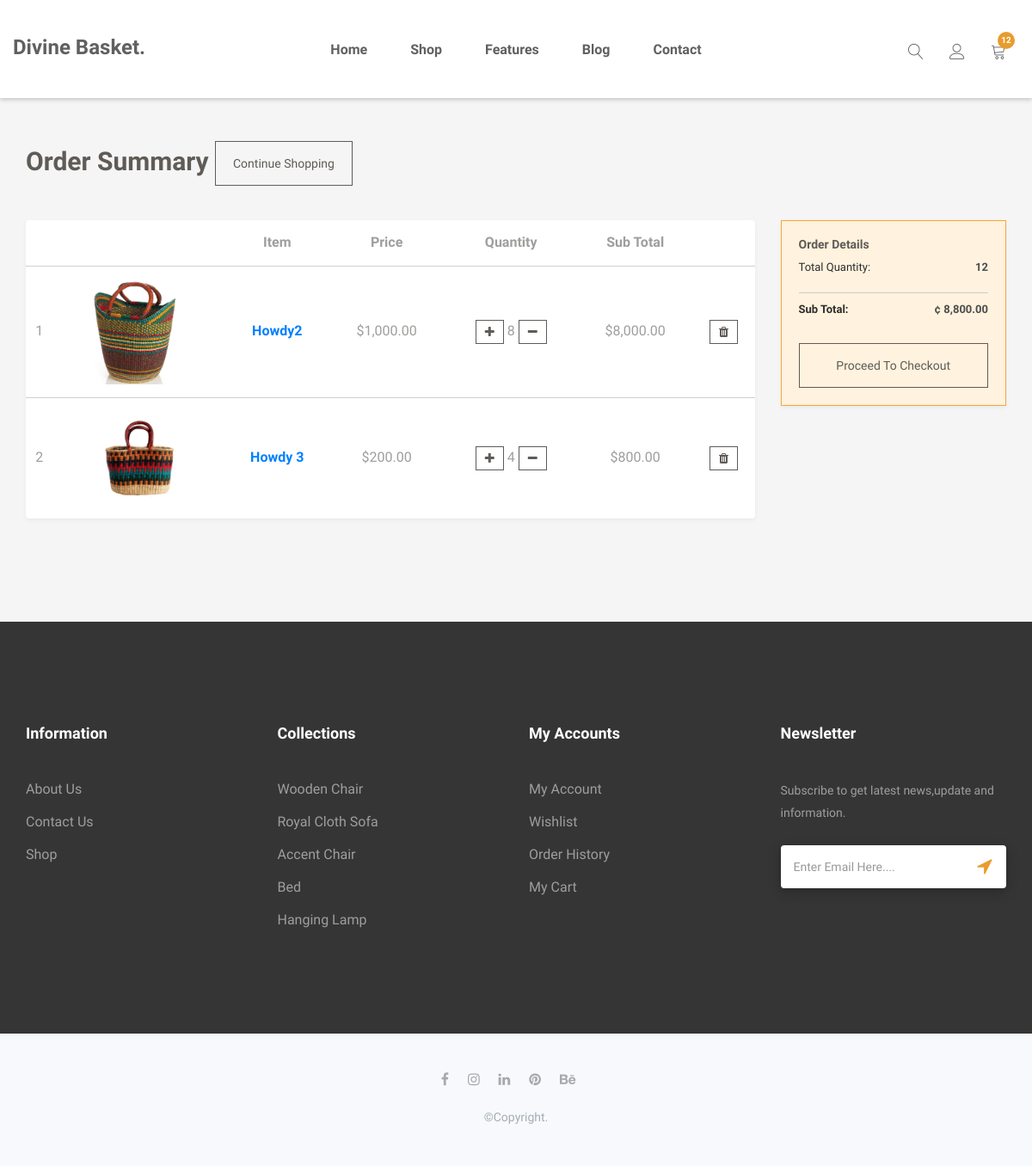
The app's page /cart/ (signed in) with its own data.
### core/models.py (models this page shows, shortened)
class Order(models.Model):
    user = models.ForeignKey(User, on_delete=models.CASCADE)
    ref_code = models.CharField(max_length=20, blank=True, null=True)
    items = models.ManyToManyField(OrderItem)
    start_date = models.DateTimeField(auto_now_add=True)
    ordered_date = models.DateTimeField()
    ordered = models.BooleanField(default=False)
    def get_total(self):
        total = 0
        for order_item in self.items.all():
            total += order_item.get_final_price()
        return total
    def get_total_quantity(self):
        total = 0
        for order_item in self.items.all():
            total += order_item.quantity
        return total

class OrderItem(models.Model):
    user = models.ForeignKey(User, on_delete=models.CASCADE)
    ordered = models.BooleanField(default=False)
    item = models.ForeignKey(Item, on_delete=models.CASCADE)
    quantity = models.IntegerField(default=1)
    def get_total_item_price(self):
        return self.quantity * self.item.price
    def get_final_price(self):
        return self.get_total_item_price()

class Item(models.Model):
    title =  models.CharField(max_length=200)
    price = models.FloatField(null=True, blank=True)
    discount_price = models.FloatField(blank=True, null=True)
    category = models.CharField(max_length=20)
    slug = AutoSlugField(populate_from='title',unique_with='created_at__month',slugify=custom_slugify)
    description = models.TextField()
    image = models.ImageField(upload_to='item', null=True, blank=True)
    new = models.BooleanField(default=False)
    featured = models.BooleanField(default=False)
    created_at = models.DateTimeField(auto_now_add=True)
    class Meta:
        ordering = ['-id']
    @property
    def imageURL(self):
        try:
            url = self.image.url
        except:
            url = ''
        return url
    def get_absolute_url(self):
        return reverse("core:detail", kwargs={
            'slug': self.slug
        })

### core/views.py (the view)
# urls.py: path("cart/", views.cartPage, name="cart"),
@login_required
def cartPage(request):
    try:
        order = models.Order.objects.get(user=request.user, ordered=False)
        context = {
            'object': order
        }
        return render(request, 'cart.html', context)
    except ObjectDoesNotExist:
        messages.warning(request, "You do not have an active order")
        return redirect("/")

### core/templatetags/cart_template_tags.py (called while the page is built)
@register.filter
def cart_item_count(user):
    if user.is_authenticated:
        qs = Order.objects.filter(user=user, ordered=False)
        if qs.exists():
            total = 0
            for order_item in qs[0].items.all():
                total += order_item.quantity
            return total
        return 0
    return 0

### templates/cart.html (shortened to what this page needs)
{% extends 'layout.html' %}
{% load humanize %}
{% load static %}
{% block extra_head %}
<link rel="stylesheet" href="{% static 'css/table.css' %}">
{% endblock %}
{% block content %}
<main class="pt-5">
    <div class="container">
        <h1 class="cart_title">Order Summary <td><a class='btn btn-primary float-right' href='/'>Continue shopping</a>
            </td>
        </h1>
        <div class="row">
            <div class="col-md-9 left-content">
                <table class="bordered centered responsive-table">
                    <thead>
                        <tr>
                            <th></th>
                            <th></th>
                            <th>Item</th>
                            <th>Price</th>
                            <th>Quantity</th>
                            <th>Sub Total</th>
                        </tr>
                    </thead>
                    <tbody>
                        {% for order_item in object.items.all %}
                        <tr>
                            <td>{{ forloop.counter }}</td>
                            <td>
                                <img src="{{ order_item.item.imageURL }}" style="max-width:11rem">
                            </td>
                            <td>
                                <strong><a
                                        href="{{ order_item.item.get_absolute_url }}">{{ order_item.item.title }}</a></strong>
                            </td>
                            <td>${{ order_item.item.price|floatformat:2|intcomma }}</td>
                            <td>
                                <a href="{% url 'core:add-to-cart' order_item.item.slug %}"
                                    class="btn btn-primary btn-sm" id="addone" aid="28"><i class="fa fa-plus"></i></a>
                                <span class="margin:auto 20px;">{{ order_item.quantity }}</span>
                                <a href="{% url 'core:remove-single-item-from-cart' order_item.item.slug %}"
                                    class="btn btn-danger btn-sm"><i class="fa fa-minus"></i></a>
                            </td>
                            <td>
                                ${{ order_item.get_total_item_price|floatformat:2|intcomma }}
                            </td>
                            <td>
                                <a href="{% url 'core:remove-from-cart' order_item.item.slug %}"
                                    class="btn btn-danger btn-sm" id="delete" did="28"><i class="fa fa-trash"></i></a>
                            </td>
                        </tr>
                        {% endfor %}
                    </tbody>
                </table>
            </div>
            <aside class="col-md-3 right-content">
                <div class="summary forward">
                    <div class="totals">
                        <h5>order Details</h5>
                        <div class="item">
                            <label id="pricing-volume-point-title">Total quantity:</label>
                            <div class="value" data-format="n2" id="pricing-volume-point">
                                {{ object.get_total_quantity }}</div>
                        </div>
                    </div>
                    <div class="totals">
                        <div id="totals-section">
                            <div class="item total">
                                <label id="grand-total-title">
                                    <strong>
                                        sub Total:
                                    </strong>
                                </label>
                                <div class="value" id="grand-total">
                                    <bdo dir="ltr">
                                        ¢ <span data-format="n2"
                                            id="pricing-amount-due">{{ object.get_total|floatformat:2|intcomma }}</span>
                                    </bdo>
                                </div>
                            </div>
                        </div>
                    </div>
                    <div id="summary-form" class="summary-form" name="summary-form">
                        <a class="btn btn-warning">Proceed to Checkout</a>
                    </div>
                </div>
            </aside>
        </div>
    </div>
</main>
{% endblock content %}

### templates/common/navigation.html (shortened to what this page needs)
{% load cart_template_tags %}
<header id="home" class="welcome-hero">
    <div class="top-area">
        <div class="header-area">
            <nav class="navbar navbar-default bootsnav  navbar-sticky navbar-scrollspy " data-minus-value-desktop="70"
                data-minus-value-mobile="55" data-speed="1000"
                style="background-color: #fff;box-shadow: 0 2px 5px rgb(0 0 0 / 20%);">
                <div class="container">
                    <div class="attr-nav">
                        <ul>
                            <li class="search">
                                <a href="#"><span class="lnr lnr-magnifier"></span></a>
                            </li>
                            <li class="dropdown">
                                <a href="#" class="dropdown-toggle" data-toggle="dropdown">
                                    <span class="lnr lnr-user"></span>
                                </a>
                            </li>
                            <li class="">
                                <a href="{% url 'core:cart' %}">
                                    <span class="lnr lnr-cart"></span>
                                    <span class="badge badge-bg-1">{{ request.user|cart_item_count }}</span>
                                </a>
                            </li>
                        </ul>
                    </div>
                    <div class="navbar-header">
                        <a class="navbar-brand" href="{% url 'core:index' %}">Divine Basket.</a>
                    </div>
                    <div class="collapse navbar-collapse menu-ui-design" id="navbar-menu">
                        <ul class="nav navbar-nav navbar-center" data-in="fadeInDown" data-out="fadeOutUp">
                            <li class=""><a href="{% url 'core:index' %}">home</a></li>
                            {% block shop_nav%}
                            <li class=""><a href="{% url 'core:shop' %}">shop</a></li>
                            {% endblock shop_nav%}
                            <li class=""><a href="">features</a></li>
                            <li class=""><a href="">blog</a></li>
                            <li class=""><a href="">contact</a></li>
                        </ul>
                    </div>
                </div>
            </nav>
        </div>
    </div>
</header>
<div style="height: 10px;"></div>

### static/css/bootsnav.css (style rules this page uses)
nav.bootsnav .container { position: relative; }
nav.navbar.bootsnav { margin-bottom: 0; -moz-border-radius: 0px; -webkit-border-radius: 0px; -o-border-radius: 0px; border-radius: 0px; background-color: #fff; border: none; border-bottom: solid 1px #e0e0e0; z-index: 9; }
nav.navbar.bootsnav ul.nav > li > a { color: #6f6f6f; background-color: transparent; outline: none; margin-bottom: -2px; }
.attr-nav { float: right; display: inline-block; margin-left: 13px; margin-right: -15px; }
.attr-nav > ul { padding: 0; margin: 0 0 -7px 0; list-style: none; display: inline-block; }
.attr-nav > ul > li { float: left; display: block; }
.attr-nav > ul > li > a { color: #6f6f6f; display: block; padding: 28px 15px; position: relative; }
.attr-nav > ul > li > a span.badge { position: absolute; top: 50%; margin-top: -15px; right: 5px; font-size: 10px; padding: 0; width: 15px; height: 15px; padding-top: 2px; }
body { -webkit-transition: all 0.3s ease-in-out; -moz-transition: all 0.3s ease-in-out; -o-transition: all 0.3s ease-in-out; -ms-transition: all 0.3s ease-in-out; transition: all 0.3s ease-in-out; }
.wrap-sticky nav.navbar.bootsnav { position: absolute; width: 100%; left: 0; top: 0; }
@media (min-width: 1024px) { nav.navbar.bootsnav ul.nav > li > a { padding: 30px 15px; font-weight: 600; } }
@media (min-width: 1024px) { nav.navbar.bootsnav.menu-center .container { position: relative; } }
@media (min-width: 1024px) { nav.navbar.bootsnav.menu-center ul.nav.navbar-center { float:none; margin: 0 auto; display: table; table-layout: fixed; } }
@media (min-width: 1024px) { nav.navbar.bootsnav.menu-center .navbar-header, nav.navbar.bootsnav.menu-center .attr-nav { position: absolute; } }
@media (min-width: 1024px) { nav.navbar.bootsnav.menu-center .attr-nav { right: 15px; } }

### static/css/table.css (style rules this page uses)
table,th,td { border:none }
table { width:100%;display:table; box-sizing: border-box; box-shadow: 0 2px 5px 0 rgba(0,0,0,0.05); background: #fff; border-radius: 4px; padding: 5px 0; }
table.bordered>thead>tr, table.bordered>tbody>tr { border-bottom:1px solid #d0d0d0 }
table.bordered>tbody>tr:last-child { border-bottom: none; }
table.centered thead tr th,table.centered tbody tr td { text-align:center }
thead { border-bottom:1px solid #d0d0d0 }
td,th { padding:15px 5px; display:table-cell; text-align:left; vertical-align:middle; border-radius:2px }

### records on screen
OrderItem: item.imageURL (picture), item "Howdy2", item.price "1,000.00", quantity "8", get_total_item_price "8,000.00"
OrderItem: item.imageURL (picture), item "Howdy 3", item.price "200.00", quantity "4", get_total_item_price "800.00"
Order: get_total_quantity "12", get_total "8,800.00"

### other values on screen
{{ request.user|cart_item_count }} "12"
